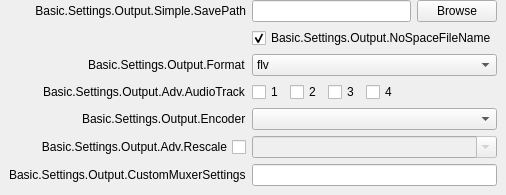
                   <widget class="QWidget" name="advOutRecStandard">
                    <layout class="QVBoxLayout" name="verticalLayout_13">
                     <property name="leftMargin">
                      <number>0</number>
                     </property>
                     <property name="topMargin">
                      <number>0</number>
                     </property>
                     <property name="rightMargin">
                      <number>0</number>
                     </property>
                     <property name="bottomMargin">
                      <number>0</number>
                     </property>
                     <item alignment="Qt::AlignTop">
                      <widget class="QWidget" name="widget_7" native="true">
                       <layout class="QVBoxLayout" name="verticalLayout_15">
                        <property name="leftMargin">
                         <number>0</number>
                        </property>
                        <property name="topMargin">
                         <number>0</number>
                        </property>
                        <property name="rightMargin">
                         <number>0</number>
                        </property>
                        <property name="bottomMargin">
                         <number>0</number>
                        </property>
                        <item>
                         <widget class="QWidget" name="advOutRecTopContainer" native="true">
                          <property name="sizePolicy">
                           <sizepolicy hsizetype="Preferred" vsizetype="Maximum">
                            <horstretch>0</horstretch>
                            <verstretch>0</verstretch>
                           </sizepolicy>
                          </property>
                          <layout class="QFormLayout" name="formLayout_16">
                           <property name="fieldGrowthPolicy">
                            <enum>QFormLayout::AllNonFixedFieldsGrow</enum>
                           </property>
                           <property name="labelAlignment">
                            <set>Qt::AlignRight|Qt::AlignTrailing|Qt::AlignVCenter</set>
                           </property>
                           <property name="topMargin">
                            <number>0</number>
                           </property>
                           <item row="0" column="0">
                            <widget class="QLabel" name="label_32">
                             <property name="sizePolicy">
                              <sizepolicy hsizetype="Preferred" vsizetype="Expanding">
                               <horstretch>0</horstretch>
                               <verstretch>0</verstretch>
                              </sizepolicy>
                             </property>
                             <property name="minimumSize">
                              <size>
                               <width>170</width>
                               <height>0</height>
                              </size>
                             </property>
                             <property name="text">
                              <string>Basic.Settings.Output.Simple.SavePath</string>
                             </property>
                             <property name="alignment">
                              <set>Qt::AlignRight|Qt::AlignTrailing|Qt::AlignVCenter</set>
                             </property>
                             <property name="buddy">
                              <cstring>advOutRecPath</cstring>
                             </property>
                            </widget>
                           </item>
                           <item row="0" column="1">
                            <layout class="QHBoxLayout" name="horizontalLayout_6">
                             <item>
                              <widget class="QLineEdit" name="advOutRecPath">
                               <property name="enabled">
                                <bool>true</bool>
                               </property>
                              </widget>
                             </item>
                             <item>
                              <widget class="QPushButton" name="advOutRecPathBrowse">
                               <property name="enabled">
                                <bool>true</bool>
                               </property>
                               <property name="text">
                                <string>Browse</string>
                               </property>
                              </widget>
                             </item>
                            </layout>
                           </item>
                           <item row="1" column="1">
                            <widget class="QCheckBox" name="advOutNoSpace">
                             <property name="text">
                              <string>Basic.Settings.Output.NoSpaceFileName</string>
                             </property>
                             <property name="checked">
                              <bool>true</bool>
                             </property>
                            </widget>
                           </item>
                           <item row="2" column="0">
                            <widget class="QLabel" name="label_43">
                             <property name="text">
                              <string>Basic.Settings.Output.Format</string>
                             </property>
                             <property name="buddy">
                              <cstring>advOutRecFormat</cstring>
                             </property>
                            </widget>
                           </item>
                           <item row="2" column="1">
                            <widget class="QComboBox" name="advOutRecFormat">
                             <item>
                              <property name="text">
                               <string notr="true">flv</string>
                              </property>
                             </item>
                             <item>
                              <property name="text">
                               <string notr="true">mp4</string>
                              </property>
                             </item>
                             <item>
                              <property name="text">
                               <string notr="true">mov</string>
                              </property>
                             </item>
                             <item>
                              <property name="text">
                               <string notr="true">mkv</string>
                              </property>
                             </item>
                             <item>
                              <property name="text">
                               <string notr="true">ts</string>
                              </property>
                             </item>
                             <item>
                              <property name="text">
                               <string notr="true">m3u8</string>
                              </property>
                             </item>
                            </widget>
                           </item>
                           <item row="3" column="0">
                            <widget class="QLabel" name="label_29">
                             <property name="text">
                              <string>Basic.Settings.Output.Adv.AudioTrack</string>
                             </property>
                            </widget>
                           </item>
                           <item row="3" column="1">
                            <widget class="QWidget" name="widget_9" native="true">
                             <property name="sizePolicy">
                              <sizepolicy hsizetype="Maximum" vsizetype="Preferred">
                               <horstretch>0</horstretch>
                               <verstretch>0</verstretch>
                              </sizepolicy>
                             </property>
                             <layout class="QHBoxLayout" name="horizontalLayout_9">
                              <property name="leftMargin">
                               <number>0</number>
                              </property>
                              <property name="topMargin">
                               <number>0</number>
                              </property>
                              <property name="rightMargin">
                               <number>0</number>
                              </property>
                              <property name="bottomMargin">
                               <number>0</number>
                              </property>
                              <item>
                               <widget class="QCheckBox" name="advOutRecTrack1">
                                <property name="text">
                                 <string notr="true">1</string>
                                </property>
                               </widget>
                              </item>
                              <item>
                               <widget class="QCheckBox" name="advOutRecTrack2">
                                <property name="text">
                                 <string notr="true">2</string>
                                </property>
                               </widget>
                              </item>
                              <item>
                               <widget class="QCheckBox" name="advOutRecTrack3">
                                <property name="text">
                                 <string notr="true">3</string>
                                </property>
                               </widget>
                              </item>
                              <item>
                               <widget class="QCheckBox" name="advOutRecTrack4">
                                <property name="text">
                                 <string notr="true">4</string>
                                </property>
                               </widget>
                              </item>
                             </layout>
                            </widget>
                           </item>
                           <item row="4" column="0">
                            <widget class="QLabel" name="advOutRecEncLabel">
                             <property name="text">
                              <string>Basic.Settings.Output.Encoder</string>
                             </property>
                             <property name="buddy">
                              <cstring>advOutRecEncoder</cstring>
                             </property>
                            </widget>
                           </item>
                           <item row="4" column="1">
                            <widget class="QComboBox" name="advOutRecEncoder"/>
                           </item>
                           <item row="5" column="0">
                            <widget class="QCheckBox" name="advOutRecUseRescale">
                             <property name="sizePolicy">
                              <sizepolicy hsizetype="Minimum" vsizetype="Expanding">
                               <horstretch>0</horstretch>
                               <verstretch>0</verstretch>
                              </sizepolicy>
                             </property>
                             <property name="layoutDirection">
                              <enum>Qt::RightToLeft</enum>
                             </property>
                             <property name="text">
                              <string>Basic.Settings.Output.Adv.Rescale</string>
                             </property>
                            </widget>
                           </item>
                           <item row="5" column="1">
                            <widget class="QWidget" name="advOutRecRescaleContainer" native="true">
                             <layout class="QHBoxLayout" name="horizontalLayout_4">
                              <property name="leftMargin">
                               <number>0</number>
                              </property>
                              <property name="topMargin">
                               <number>0</number>
                              </property>
                              <property name="rightMargin">
                               <number>0</number>
                              </property>
                              <property name="bottomMargin">
                               <number>0</number>
                              </property>
                              <item>
                               <widget class="QComboBox" name="advOutRecRescale">
                                <property name="enabled">
                                 <bool>false</bool>
                                </property>
                                <property name="editable">
                                 <bool>true</bool>
                                </property>
                               </widget>
                              </item>
                             </layout>
                            </widget>
                           </item>
                           <item row="6" column="0">
                            <widget class="QLabel" name="label_9001">
                             <property name="text">
                              <string>Basic.Settings.Output.CustomMuxerSettings</string>
                             </property>
                             <property name="buddy">
                              <cstring>advOutMuxCustom</cstring>
                             </property>
                            </widget>
                           </item>
                           <item row="6" column="1">
                            <widget class="QLineEdit" name="advOutMuxCustom"/>
                           </item>
                          </layout>
                         </widget>
                        </item>
                       </layout>
                      </widget>
                     </item>
                    </layout>
                   </widget>
